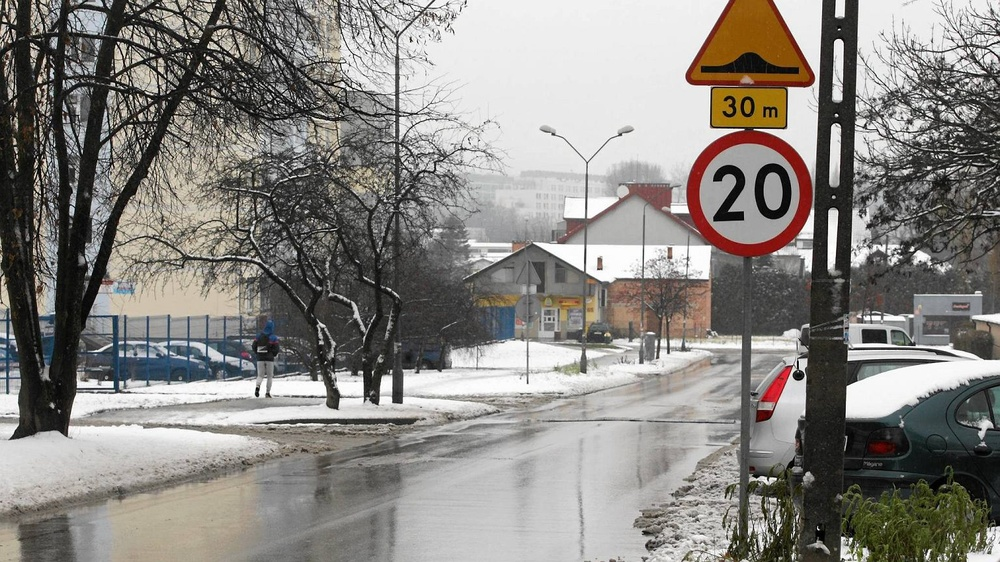
%> input picture obrazy/20-1.jpg, 1000 x 562 px, shrunk from 1536 x 864 before the run
$ octave preprocess.m   (GNU Octave 9; MATLAB toolbox functions it lacks are replaced by stand-ins)
%> lines starting %> are read from the running program, lines starting %| are printed output that depends on the picture; in (x1, y1, x2, y2) boxes, pixels count from 0 and x2, y2 are one past the last pixel; in counts of white or black regions, pixels touching at a corner belong together; the program's own positions count from 1
clc
clear all
I2=imread('D:\matlab_znaki\obrazy\20-1.jpg');
%> I2 is the input picture: size 562x1000x3 uint8; mean R, G, B 136.8, 133.9, 129.4
I3 = im2bw(I2, 0.3);
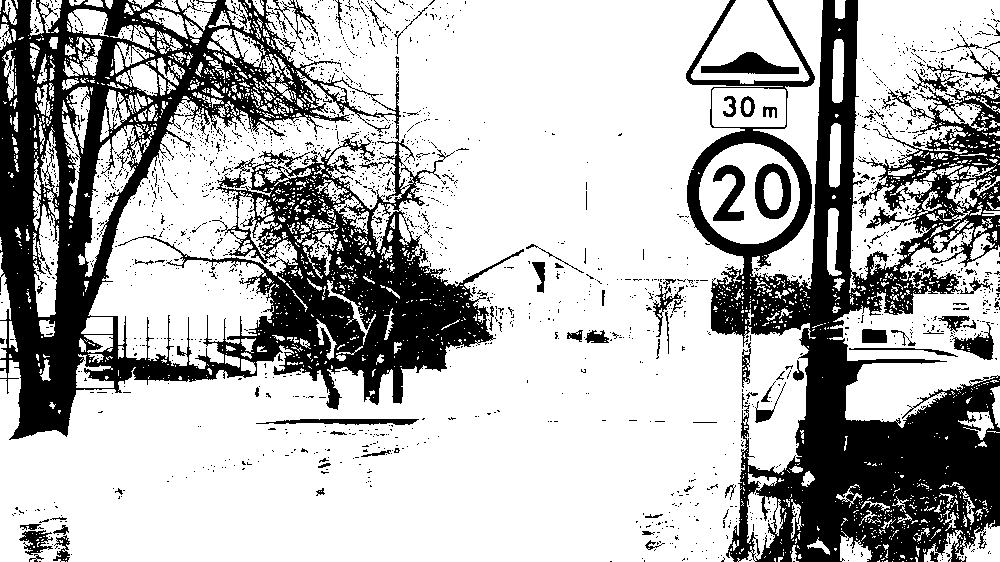
%> I3: size 562x1000 logical; 70.9% white; 1973 black regions (1885 under 20 px), largest, box (x1, y1, x2, y2) and area: (0, 0, 524, 440) 79392, (686, 0, 1000, 562) 68185, (701, 52, 799, 74) 1121
I4 = rgb2gray(I2);
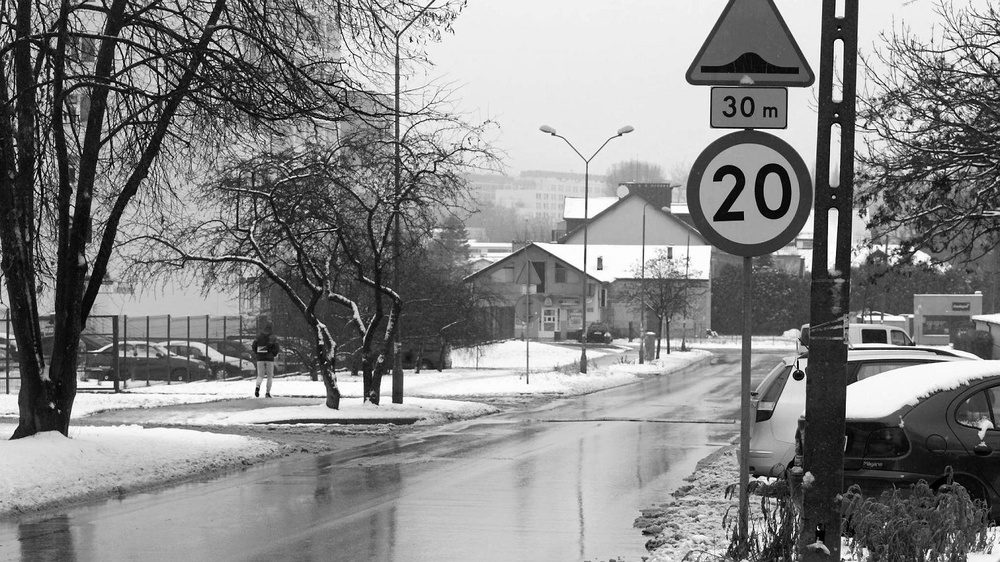
%> I4: size 562x1000 uint8; min 0, max 255, mean 134.2
I5 = imadjust(I4);
I6 = im2bw(I5);
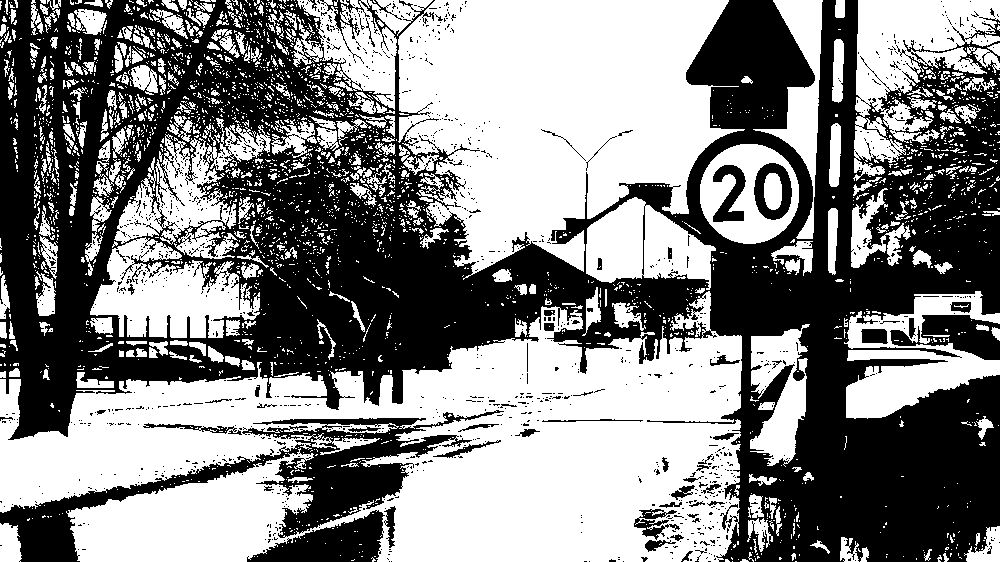
%> I6: size 562x1000 logical; 52.1% white; 1336 black regions (1265 under 20 px), largest, box (x1, y1, x2, y2) and area: (0, 0, 1000, 562) 236220, (0, 410, 504, 562) 15906, (247, 510, 385, 562) 3833
%> (the run ends here)

$ run again, with obrazy/30-1.JPG copied over obrazy/20-1.jpg
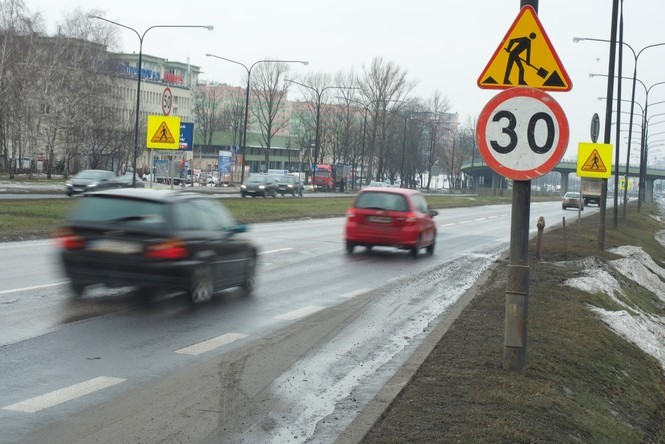
%> input picture obrazy/30-1.JPG, 665 x 444 px
%> I2 is the input picture: size 444x665x3 uint8; mean R, G, B 141.3, 143.3, 139.1
%> `I3 = im2bw(I2, 0.3);`:
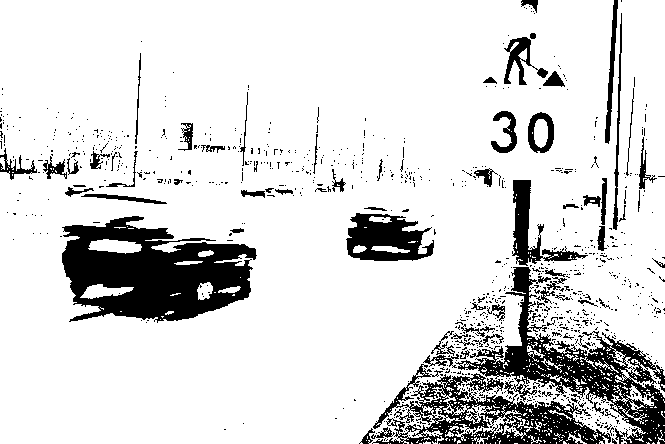
%> I3: size 444x665 logical; 85.1% white; 986 black regions (909 under 20 px), largest, box (x1, y1, x2, y2) and area: (62, 216, 257, 323) 12788, (455, 267, 665, 444) 8689, (372, 364, 611, 444) 6928
%> `I6 = im2bw(I5);`:
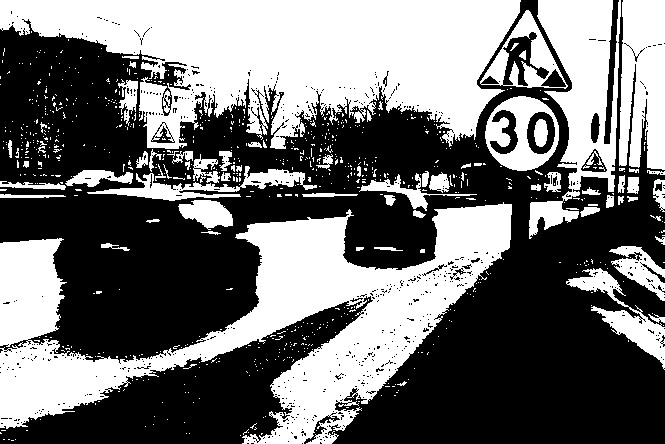
%> I6: size 444x665 logical; 44.3% white; 779 white regions (706 under 20 px), largest, box (x1, y1, x2, y2) and area: (0, 0, 521, 149) 46865, (0, 202, 512, 444) 45366, (529, 0, 621, 239) 10399

$ run again, with obrazy/30-2.jpg copied over obrazy/20-1.jpg
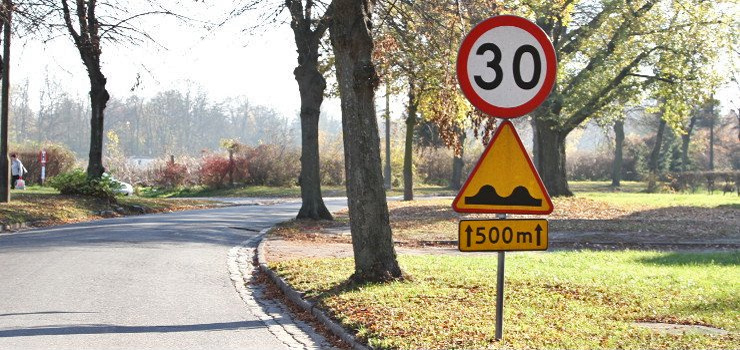
%> input picture obrazy/30-2.jpg, 740 x 350 px
%> I2 is the input picture: size 350x740x3 uint8; mean R, G, B 166.4, 159.7, 139.6
%> `I3 = im2bw(I2, 0.3);`:
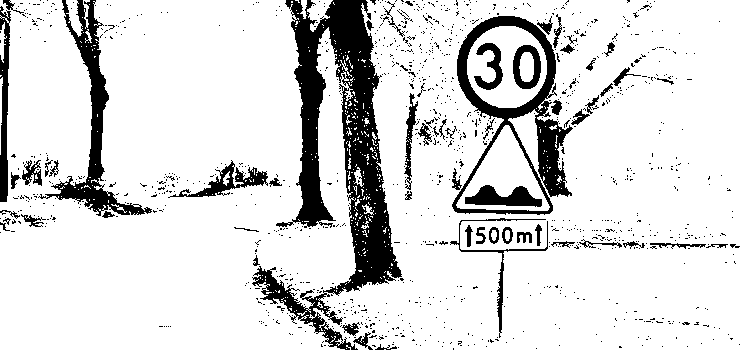
%> I3: size 350x740 logical; 85.4% white; 1134 black regions (1071 under 20 px), largest, box (x1, y1, x2, y2) and area: (252, 0, 402, 350) 16170, (452, 16, 573, 215) 5709, (38, 0, 152, 216) 4073
%> `I6 = im2bw(I5);`:
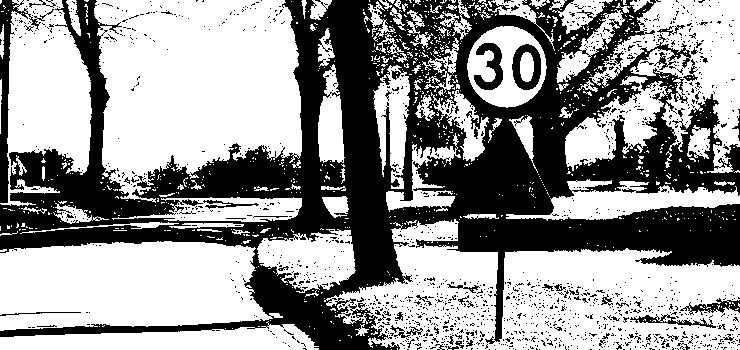
%> I6: size 350x740 logical; 58.6% white; 1545 black regions (1494 under 20 px), largest, box (x1, y1, x2, y2) and area: (0, 0, 740, 350) 97152, (0, 0, 54, 203) 1829, (512, 44, 541, 90) 731

$ run again, with obrazy/30-3.jpg copied over obrazy/20-1.jpg
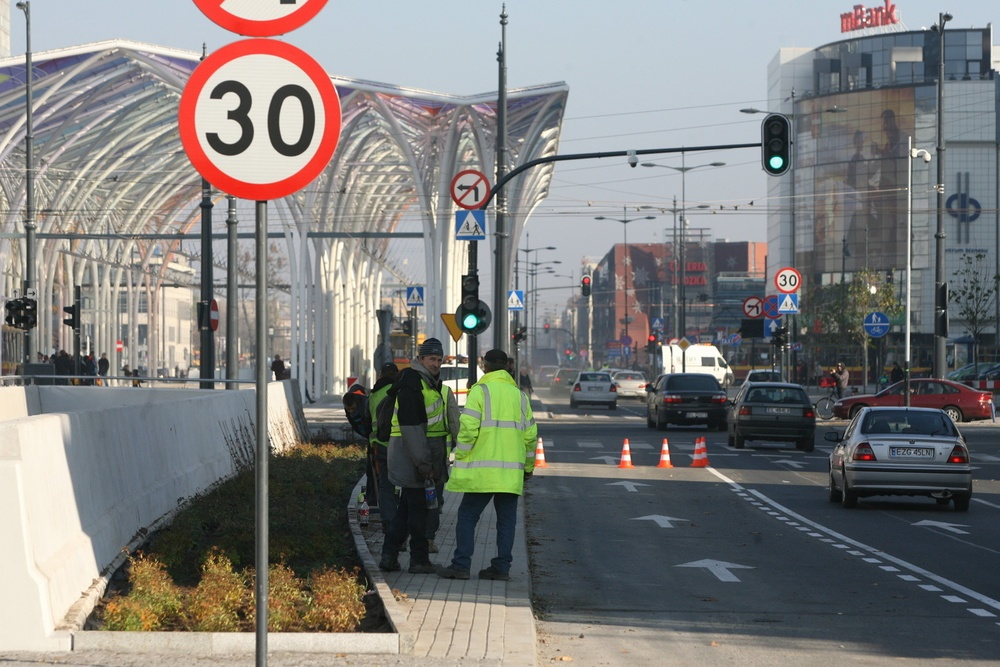
%> input picture obrazy/30-3.jpg, 1000 x 667 px, shrunk from 1500 x 1000 before the run
%> I2 is the input picture: size 667x1000x3 uint8; mean R, G, B 125.6, 125.1, 123.3
%> `I3 = im2bw(I2, 0.3);`:
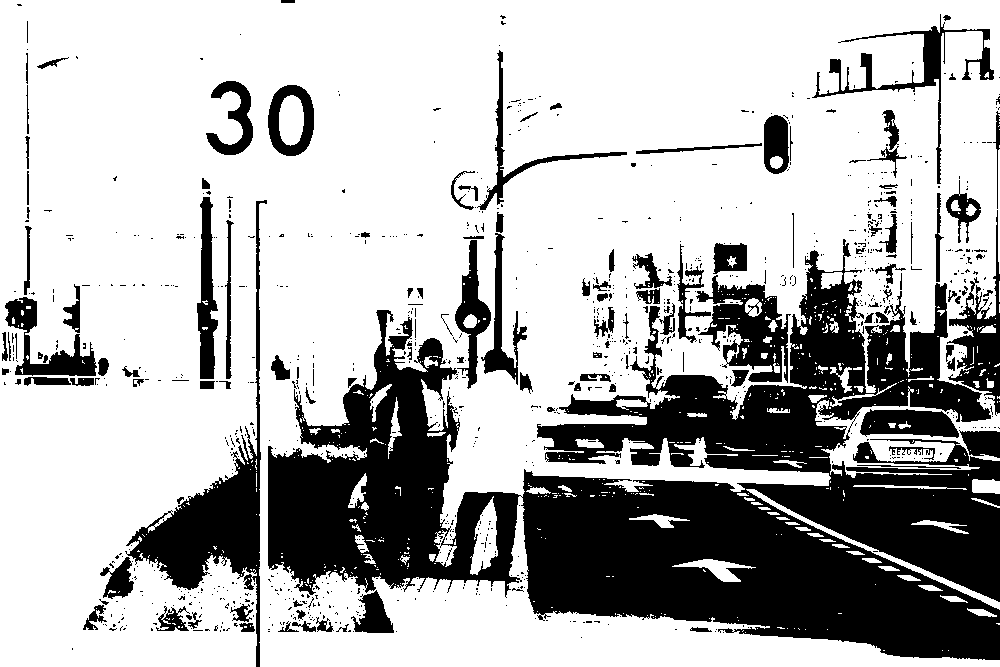
%> I3: size 667x1000 logical; 70.6% white; 989 black regions (856 under 20 px), largest, box (x1, y1, x2, y2) and area: (268, 239, 1000, 660) 138376, (125, 200, 267, 667) 10997, (696, 275, 791, 383) 4809
%> `I6 = im2bw(I5);`:
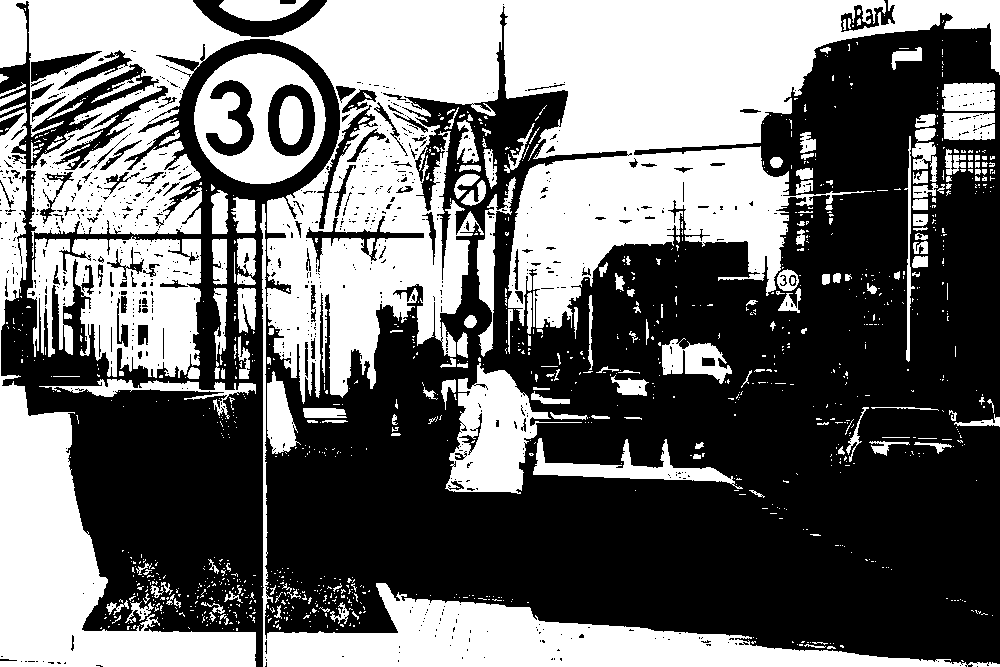
%> I6: size 667x1000 logical; 43.3% white; 1149 white regions (960 under 20 px), largest, box (x1, y1, x2, y2) and area: (0, 0, 1000, 667) 217483, (27, 236, 201, 378) 16166, (194, 53, 326, 184) 9113
